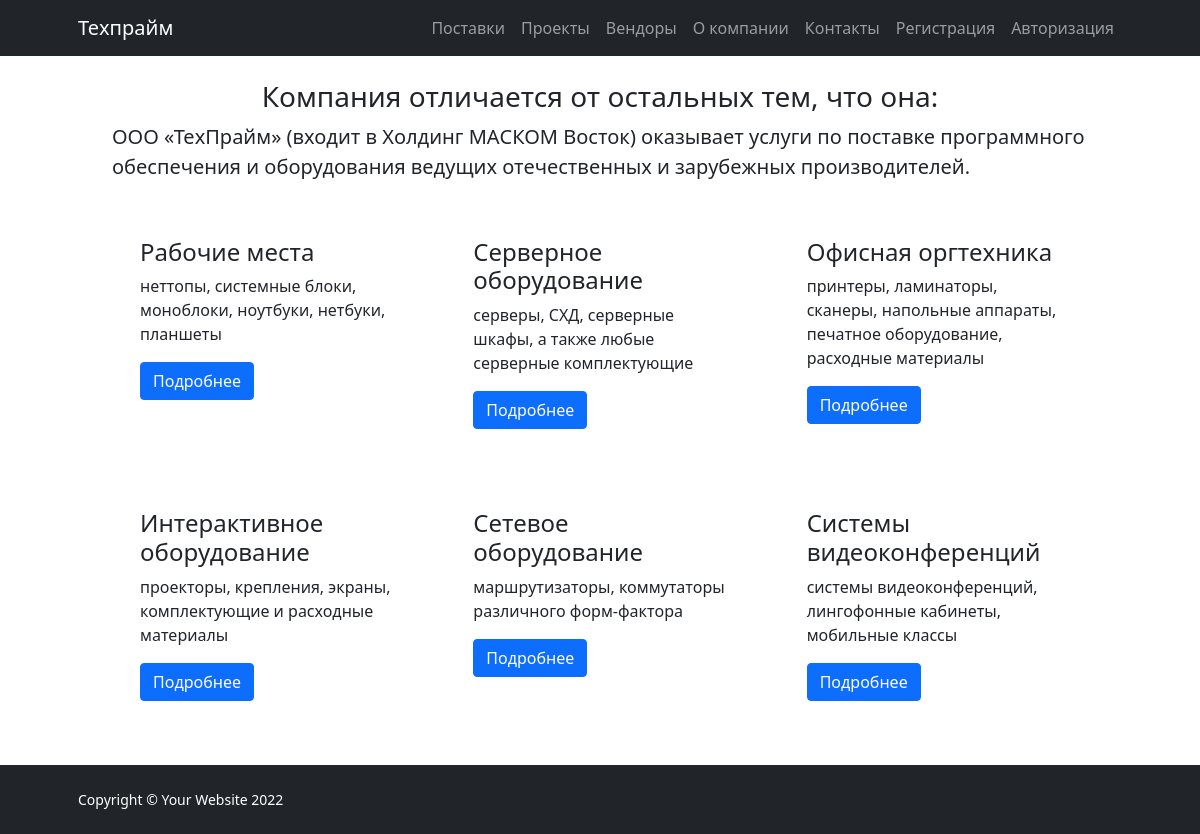
Page /postavki/ on the committed database.
### tehprime/models.py (models this page shows, shortened)
class Postavki(models.Model):
    title = CharField(max_length=100, verbose_name="Заголовок")
    sub_title = CharField(max_length=100, verbose_name="Подзаголовок")
    description = models.TextField(verbose_name="Описание")
    image1 = ImageField(default='', upload_to="postavki/images",
                        verbose_name="Изображение1")
    image2 = ImageField(default='', upload_to="postavki/images",
                        verbose_name="Изображение2")
    image3 = ImageField(default='', upload_to="postavki/images",
                        verbose_name="Изображение3")
    image4 = ImageField(default='', upload_to="postavki/images",
                        verbose_name="Изображение4")
    class Meta:
        verbose_name = "Поставки"
        verbose_name_plural = "Поставки"

### tehprime/views.py (the view)
# urls.py: path('postavki/', views.postavki, name='postavki'),
def postavki(request):
    postavki = Postavki.objects.all()
    return render(request, 'ТехПрайм_Поставки.html', {'postavki': postavki})

### tehprime/templates/ТехПрайм_Поставки.html (shortened to what this page needs)
{% extends 'home.html' %} {% block content %}
<div class="row my-4 text-center  ">
    <h3>Компания отличается от остальных тем, что она:</h3>
    <h5 class='text-start lh-base'>ООО «ТехПрайм» (входит в Холдинг МАСКОМ Восток) оказывает услуги по поставке программного обеспечения и оборудования ведущих отечественных и зарубежных производителей.</h5>
    {% for postavka in postavki %}
    <div class="col-md-4 p-4">
        <div class="  ">
            <div class="card-body text-start lh-base">
                <h4 class="card-title">{{postavka.title}}</h4>
                <p class="card-text">{{postavka.sub_title }}</p>
                <div class=" "><a class="btn btn-primary " href="{% url 'postavki_detail' postavka.id %}">Подробнее</a></div>
            </div>
        </div>
    </div>
    {% endfor %}
</div>
{% endblock %}

### rows in the picture
Postavki: title "Рабочие места", sub_title "неттопы, системные блоки, моноблоки, ноутбуки, нетбуки, планшеты"
Postavki: title "Серверное оборудование", sub_title "серверы, СХД, серверные шкафы, а также любые серверные комплектующие"
Postavki: title "Офисная оргтехника", sub_title "принтеры, ламинаторы, сканеры, напольные аппараты, печатное оборудование, расходные материалы"
Postavki: title "Интерактивное оборудование", sub_title "проекторы, крепления, экраны, комплектующие и расходные материалы"
Postavki: title "Сетевое оборудование", sub_title "маршрутизаторы, коммутаторы различного форм-фактора"
Postavki: title "Системы видеоконференций", sub_title "системы видеоконференций, лингофонные кабинеты, мобильные классы"
